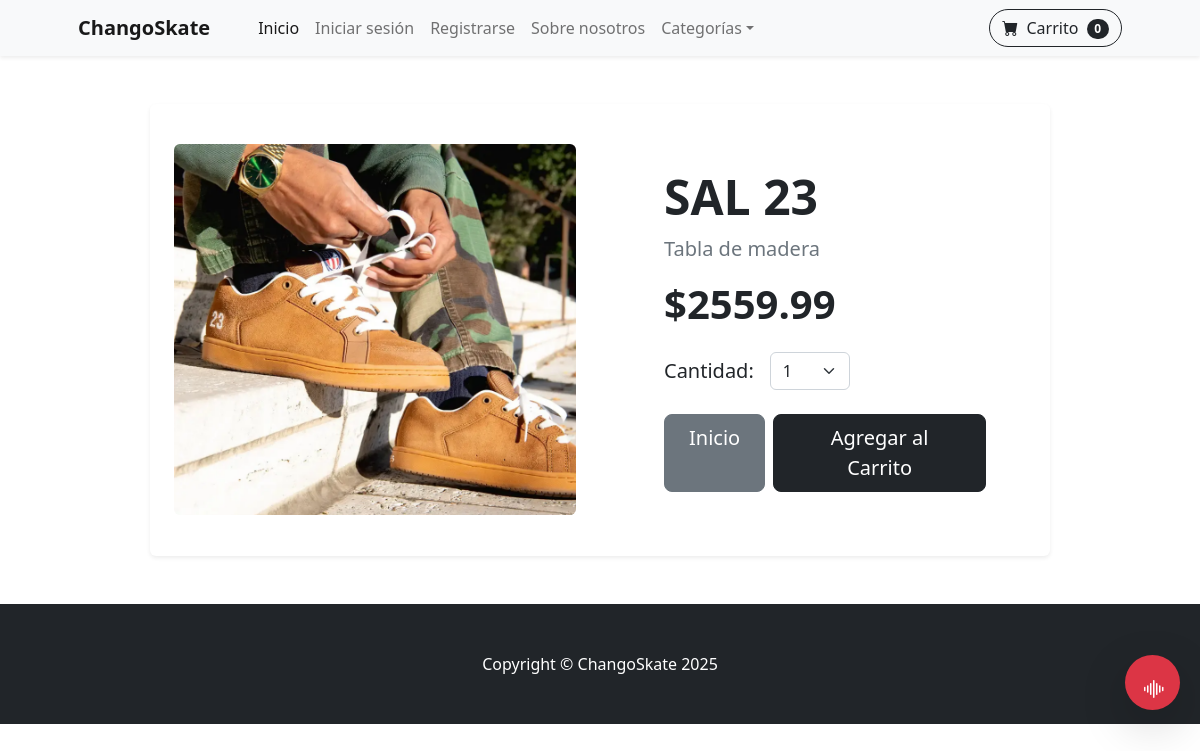
Screenshot of /products/2/ with the database file from the repository.
### store/models.py (models this page shows, shortened)
class Product(models.Model):
    name = models.CharField(max_length=100)
    price = models.DecimalField(default=0, max_digits=10, decimal_places=2)
    category = models.ForeignKey(Category, on_delete=models.CASCADE, default=1)
    description = models.TextField(max_length=500, default='', blank=True, null=True)
    image = models.ImageField(upload_to='uploads/products/')
    is_saler = models.BooleanField(default=False)
    sale_price = models.DecimalField(default=0, max_digits=10, decimal_places=2)

### store/views.py (the view)
# urls.py: path('products/<int:pk>/', views.product, name='product'),
def product(request, pk):
    product = Product.objects.get(id=pk)
    return render(request, 'product.html', {'product': product})

### cart/cart.py (called while the page is built)
    def __len__(self):
        return len(self.cart)

### cart/context_processors.py (called while the page is built)
def cart(request):
    return {'cart': Cart(request)}

### store/templates/product.html (shortened to what this page needs)
{% extends 'base.html' %}
{% block content %}
<div class="container py-5">
    <div class="card shadow-sm border-0 mx-auto" style="max-width: 900px;">
        <div class="row g-0 align-items-center">
            <div class="col-md-6 p-4 text-center">
                <img src="{{ product.image.url }}" class="img-fluid rounded" alt="{{ product.name }}"
                    style="max-height: 500px; width: auto;">
            </div>
            <div class="col-md-6 p-5">
                <div class="card-body">
                    <h2 class="display-5 fw-bold">{{ product.name }}</h2>
                    <p class="text-muted fs-5">Tabla de madera</p>
                    <div class="mb-4">
                        {% if product.is_saler %}
                        <strike class="text-muted fs-5">${{ product.price|floatformat:2 }}</strike><br>
                        <span class="text-danger display-6 fw-bold">${{ product.sale_price|floatformat:2 }}</span>
                        {% else %}
                        <span class="display-6 fw-bold">${{ product.price|floatformat:2 }}</span>
                        {% endif %}
                    </div>
                    <div class="d-flex align-items-center mb-4">
                        <label for="qty-cart" class="me-3 fs-5">Cantidad:</label>
                        <select class="form-select w-25" id="qty-cart">
                            <option value="1">1</option>
                        </select>
                    </div>
                    <div class="d-grid gap-2 d-md-flex">
                        <a href="{% url 'home' %}" class="btn btn-secondary btn-lg px-4">Inicio</a>
                        <button type="button" class="btn btn-dark btn-lg px-4" id="add-cart">Agregar al Carrito</button>
                    </div>
                </div>
            </div>
        </div>
    </div>
</div>
{% endblock %}

### rows the page displays
Product: image (picture), name "SAL 23", price "2559.99"
